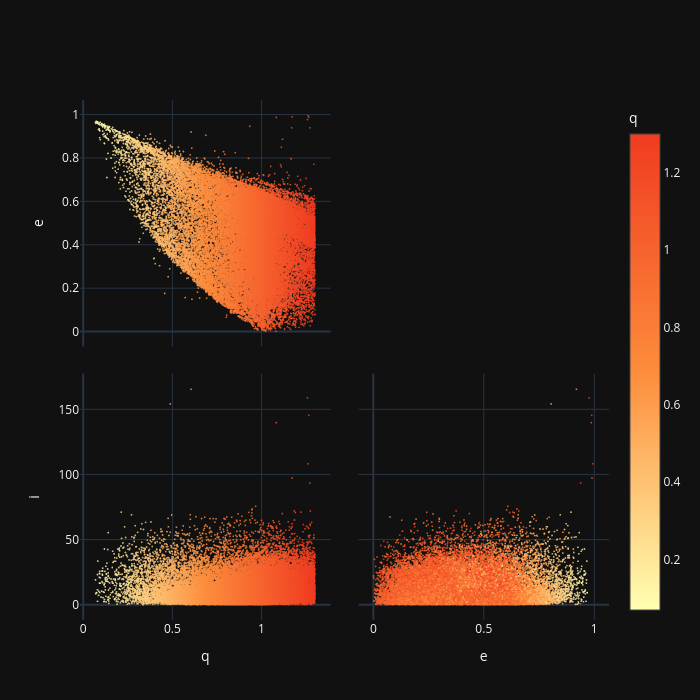

Notebook source saved alongside this figure:
### Code cell
import plotly.graph_objects as go

q = data_neas[:, 0]
e = data_neas[:, 1]
i = data_neas[:, 2]

# Paleta de colores personalizada tipo fuego
colorscale = [
    [0.0, 'rgb(255,255,178)'],  # amarillo
    [0.5, 'rgb(253,141,60)'],   # naranja
    [1.0, 'rgb(240,59,32)']     # rojo intenso
]

fig = go.Figure(data=go.Splom(
    dimensions=[
        dict(label='q', values=q),
        dict(label='e', values=e),
        dict(label='i', values=i)
    ],
    showupperhalf=False,
    diagonal_visible=False,
    opacity=0.8,
    marker=dict(
        color=q,  # El color varía según "q"
        colorscale=colorscale,
        size=2,
        showscale=True,
        colorbar=dict(title='q')  # Barra de color con etiqueta
    )
))

fig.update_layout(
    width=700,
    height=700,
    template='plotly_dark',
)

fig.show()

### Figure 1 — Plotly figure (JSON) as saved in the notebook; plotly's stock layout.template omitted (floating-point values rounded to 4 significant figures; data arrays with more than 128 entries replaced by an {"elided": "..."} marker saying what was removed)
{"data": [{"diagonal": {"visible": false}, "dimensions": [{"label": "q", "values": {"elided": "37773 float values"}}, {"label": "e", "values": {"elided": "37773 float values"}}, {"label": "i", "values": {"elided": "37773 float values"}}], "marker": {"color": {"elided": "37773 float values"}, "colorbar": {"title": {"text": "q"}}, "colorscale": [[0, "rgb(255,255,178)"], [0.5, "rgb(253,141,60)"], [1, "rgb(240,59,32)"]], "showscale": true, "size": 2}, "opacity": 0.8, "showupperhalf": false, "type": "splom"}], "layout": {"height": 700, "width": 700}}
